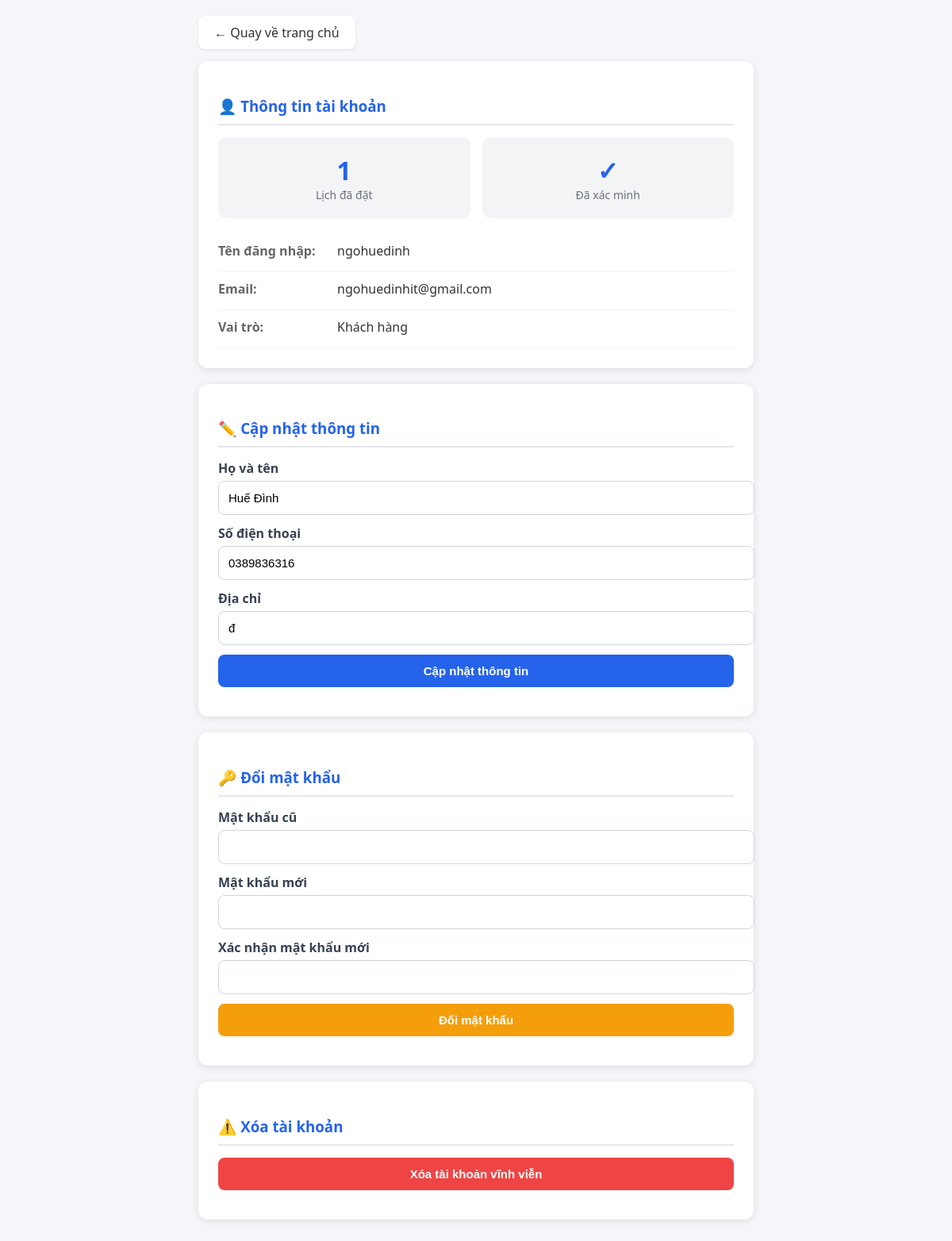
The page /profile.php (signed in) on the database its author committed.
### tables this page shows
CREATE TABLE IF NOT EXISTS `nguoi_dung` (
  `MaNguoiDung` int NOT NULL AUTO_INCREMENT,
  `HoVaTen` varchar(100) NOT NULL,
  `SoDienThoai` varchar(15) NOT NULL,
  `Email` varchar(100) NOT NULL,
  `TenDangNhap` varchar(50) NOT NULL,
  `MatKhau` varchar(255) NOT NULL,
  `DiaChi` varchar(255) DEFAULT NULL,
  `VaiTro` enum('customer','admin') DEFAULT 'customer',
  `verify_token` varchar(255) DEFAULT NULL,
  `verify_expire` datetime DEFAULT NULL,
  `is_verified` tinyint(1) DEFAULT '0',
  `reset_token` varchar(255) DEFAULT NULL,
  `reset_expire` datetime DEFAULT NULL,
  `NgayTao` datetime DEFAULT CURRENT_TIMESTAMP,
  PRIMARY KEY (`MaNguoiDung`),
  UNIQUE KEY `SoDienThoai` (`SoDienThoai`),
  UNIQUE KEY `Email` (`Email`),
  UNIQUE KEY `TenDangNhap` (`TenDangNhap`)
);

### profile.php (the view, shortened to what this page needs)
<?php
require_once 'database.php';
$username = $_SESSION['TenDangNhap'];
$stmt = $conn->prepare("SELECT * FROM nguoi_dung WHERE TenDangNhap = ? LIMIT 1");
$stmt->bind_param("s", $username);
$stmt->execute();
$user = $stmt->get_result()->fetch_assoc();
$countBookings = $conn->prepare("SELECT COUNT(*) as total FROM dat_lich WHERE MaNguoiDung = ?");
$countBookings->bind_param("i", $user['MaNguoiDung']);
$countBookings->execute();
$totalBookings = $countBookings->get_result()->fetch_assoc()['total'];
?>
<!DOCTYPE html>
<html lang="vi">
<head>
</head>
<body>
<div class="container">
    <a href="index.php" class="back-btn">← Quay về trang chủ</a>
    <div class="card">
        <h3>👤 Thông tin tài khoản</h3>
        <div class="stats">
            <div class="stat-box">
                <div class="stat-number"><?= $totalBookings ?></div>
                <div class="stat-label">Lịch đã đặt</div>
            </div>
            <div class="stat-box">
                <div class="stat-number"><?= $user['is_verified'] ? '✓' : '✗' ?></div>
                <div class="stat-label"><?= $user['is_verified'] ? 'Đã xác minh' : 'Chưa xác minh' ?></div>
            </div>
        </div>
        <div class="info-row">
            <label>Tên đăng nhập:</label>
            <span><?= htmlspecialchars($user['TenDangNhap']) ?></span>
        </div>
        <div class="info-row">
            <label>Email:</label>
            <span><?= htmlspecialchars($user['Email']) ?></span>
        </div>
        <div class="info-row">
            <label>Vai trò:</label>
            <span><?= $user['VaiTro'] === 'admin' ? 'Quản trị viên' : 'Khách hàng' ?></span>
        </div>
    </div>
    <div class="card">
        <h3>✏️ Cập nhật thông tin</h3>
        <form method="POST">
            <label>Họ và tên</label>
            <input type="text" name="HoVaTen" value="<?= htmlspecialchars($user['HoVaTen']) ?>" required>
            <label>Số điện thoại</label>
            <input type="text" name="SoDienThoai" value="<?= htmlspecialchars($user['SoDienThoai']) ?>"
                   pattern="^(0[3|5|7|8|9])[0-9]{8}$" required>
            <label>Địa chỉ</label>
            <input type="text" name="DiaChi" value="<?= htmlspecialchars($user['DiaChi']) ?>" required>
            <button name="update_info">Cập nhật thông tin</button>
        </form>
    </div>
    <div class="card">
        <h3>🔑 Đổi mật khẩu</h3>
        <form method="POST">
            <label>Mật khẩu cũ</label>
            <input type="password" name="MatKhauCu" required>
            <label>Mật khẩu mới</label>
            <input type="password" name="MatKhauMoi" minlength="8" required>
            <label>Xác nhận mật khẩu mới</label>
            <input type="password" name="XacNhanMatKhau" minlength="8" required>
            <button name="change_password" class="btn-warning">Đổi mật khẩu</button>
        </form>
    </div>
    <div class="card">
        <h3>⚠️ Xóa tài khoản</h3>
        <form method="POST" onsubmit="return confirm('BẠN CHẮC CHẮN MUỐN XÓA TÀI KHOẢN?');">
            <button name="delete_acc" class="btn-danger">Xóa tài khoản vĩnh viễn</button>
        </form>
    </div>
</div>
</body>
</html>

### profile.php (style rules this page uses)
body { background: #f4f6f9; font-family: "Segoe UI", Arial, sans-serif; margin: 0; padding: 20px; }
.container { max-width: 700px; margin: 0 auto; }
.card { background: white; padding: 25px; margin-bottom: 20px; border-radius: 12px; box-shadow: 0 2px 10px rgba(0,0,0,0.1); }
h3 { color: #2563eb; margin-bottom: 15px; padding-bottom: 10px; border-bottom: 2px solid #e5e7eb; }
.info-row { display: flex; padding: 10px 0; border-bottom: 1px solid #f3f4f6; }
.info-row label { font-weight: 600; color: #666; width: 150px; }
.info-row span { color: #333; }
input, button { width: 100%; padding: 12px; margin-bottom: 12px; border-radius: 8px; border: 1px solid #d1d5db; font-size: 15px; }
button { background: #2563eb; color: white; border: none; cursor: pointer; font-weight: 600; }
.btn-warning { background: #f59e0b; }
.btn-danger { background: #ef4444; }
.stats { display: flex; gap: 15px; margin-bottom: 20px; }
.stat-box { flex: 1; background: #f3f4f6; padding: 20px; border-radius: 10px; text-align: center; }
.stat-number { font-size: 2rem; font-weight: bold; color: #2563eb; }
.stat-label { color: #6b7280; font-size: 14px; }
.back-btn { display: inline-block; padding: 10px 20px; background: white; color: #333; text-decoration: none; border-radius: 8px; margin-bottom: 15px; box-shadow: 0 1px 3px rgba(0,0,0,0.1); }
label { display: block; margin-bottom: 5px; font-weight: 600; color: #374151; }

### rows shown on the page
nguoi_dung: TenDangNhap "ngohuedinh", Email "ngohuedinhit@gmail.com", HoVaTen "Huế Đình", SoDienThoai "0389836316", DiaChi "đ"

### other values the page prints
$totalBookings "1"
